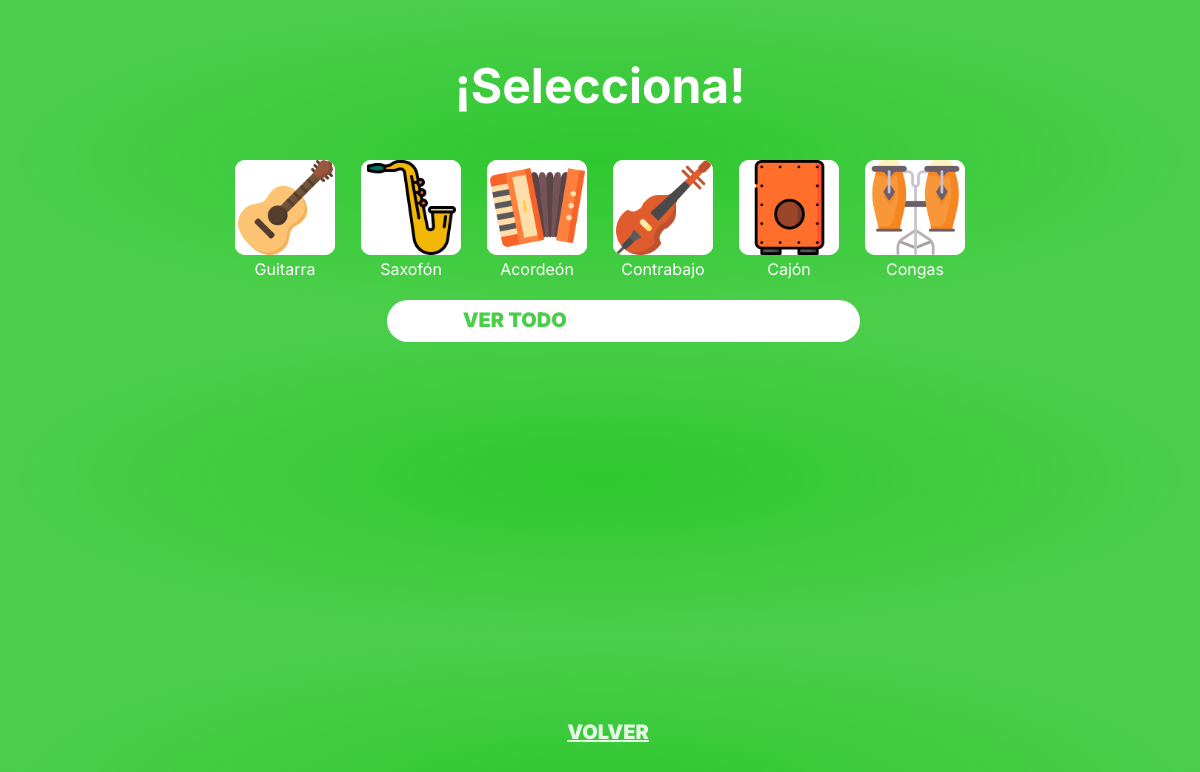
The page /instrumentos.php on the database its author committed.
### tables this page shows
CREATE TABLE `tbl_productos` (
  `ID_producto` int(11) NOT NULL,
  `nombre` varchar(100) DEFAULT NULL,
  `img` varchar(255) NOT NULL,
  `ID_cat` int(11) DEFAULT NULL,
  `cantidad` bigint(20) DEFAULT NULL
);

### bd.php (called while the page is built)
<?php
class BD_POO
{
	function Ejecutar_Instruccion($instruccion_sql)
	{
		$host = "localhost";
		$usr  = "root";
		$pwd  = "";
		$db   = "forti_app";
		try {
				$conexion = new PDO("mysql:host=$host;dbname=$db;",$usr,$pwd);
			}
		catch(PDOException $e)
			{
		      echo "Failed to get DB handle: " . $e->getMessage();
		      exit;
		    }
		 $query=$conexion->prepare($instruccion_sql);
		if(!$query)
		{
			return "Error al mostrar";
		}
		else
		{
			$query->execute();
			while ($result = $query->fetch())
			    {
			        $rows[] = $result;
			    }
		}
		return $rows;
	}
}

### instrumentos.php (the view, shortened to what this page needs)
<?php
require 'bd.php';
$obj = new BD_POO();
$instrumentos = $obj ->Ejecutar_Instruccion("SELECT nombre, img, ID_producto FROM tbl_productos WHERE ID_cat=1 AND cantidad > 0");
?>
<!DOCTYPE html>
<html lang="en">
<head>
    <link rel="stylesheet" href="css/styles.css">
</head>
<body class="fondo">
    <div class="titulo">¡Selecciona!</div>
        <section class='FlexContainer'>
            <?php foreach($instrumentos as $renglon) {?>
                <div class="card" <?php echo "data-id=". $renglon[2]?>>
                    <img <?php echo "src=img/". $renglon[1]." alt=".$renglon[0]; ?>>
                    <p><?php echo $renglon[0]; ?></p>
                </div>
            <?php }?>
        </section>
        <div>
            <div class="Rectangle17">
                <a class="ver_todo" id="ver_todo" href="prod_usados.php">VER TODO</a>
            </div>
            <a class="btnvolver" href="selecciona_cat.php">VOLVER</a>
        </div>
</body>
</html>

### css/styles.css (style rules this page uses)
::placeholder, input { padding-left: 10px; }
.fondo { background: radial-gradient(49.1% 49.1% at 50% 50%, #2FC72F 0%, rgba(47, 199, 47, 0.87) 100%) }
.btnvolver { position: absolute; width: 100%; height: 24px; top: 90%; font-family: 'Inter'; font-style: normal; font-weight: 900; font-size: 20px; line-height: 24px; text-align: center; text-decoration-line: underline; color: rgba(255, 255, 255, 0.87); }
.Rectangle17 { position: relative; width: 40%; height: 42px; left: 32%; top: 2rem; background: #FFFFFF; border-radius: 50px; }
.ver_todo { position: relative; width: 106px; height: 24px; left: 16%; top: 20%; font-family: 'Inter'; font-style: normal; font-weight: 900; font-size: 20px; line-height: 24px; text-decoration-line: none; color: rgba(47, 199, 47, 0.87); }
.FlexContainer { display: flex; flex-wrap: wrap; justify-content: center; align-items: center; align-content: flex-start; width: 100%; height: 100%; flex-direction: row; padding-top: 2em; }
.FlexContainer div { border-radius: 10px; max-width: 100px; width: 25%; height: 95px; margin: 13px; background-color: white; }
.FlexContainer div img { position: relative; object-fit: contain; border-radius: 10px; background-color: #FFFFFF; width: 100%; height: 100%; }
.FlexContainer div p { position: relative; font-family: 'Inter'; font-style: normal; color: white; text-align: center; margin: 0px; }
.titulo { padding-top: 1em; width: 100%; text-align: center; align-items: center; display: flex; justify-content: center; font-size: 3em; font-family: 'Inter'; font-style: normal; font-weight: 700; color: white; }

### rows shown on the page
tbl_productos: img (picture), nombre "Guitarra"
tbl_productos: img (picture), nombre "Saxofón"
tbl_productos: img (picture), nombre "Acordeón"
tbl_productos: img (picture), nombre "Contrabajo"
tbl_productos: img (picture), nombre "Cajón"
tbl_productos: img (picture), nombre "Congas"
